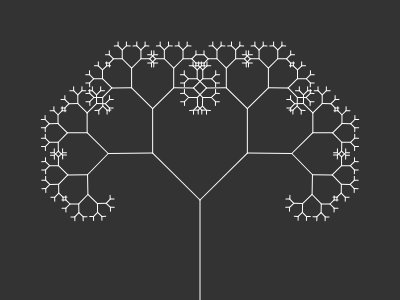
Frame 1 (no input)
Frame 60 (no input): identical to frame 1, image omitted
Frame 120 (the mouse pressed at the canvas centre since frame 60): identical to frame 1, image omitted

The p5.js sketch that drew this single still picture (run headless with seeded random() and noise() and a simulated clock; from frame 60 on, the mouse is pressed at the canvas centre):

// p5.js sketch
// ── sketch.js
function setup() {
  createCanvas(400, 300);
  slider = createSlider(0, HALF_PI, PI/4, 0.01);
}

function draw() {
  background(51);
  angle = slider.value();
  stroke(255);
  translate(width/2, height);
  branch(100);
}

function branch (len) {
  line(0, 0, 0, -len);
  translate(0, -len);
  var fraction = 2/3;
  if(len > 4) {
    push();
    rotate(angle);
    branch(len*fraction); 
    pop();
    push();
    rotate(-angle);
    branch(len*fraction);
    pop();
  }
  
}
// ── fractal-tree.js
function setup() {
  createCanvas(400, 300);
  slider = createSlider(0, HALF_PI, PI/4, 0.01);
}

function draw() {
  background(51);
  angle = slider.value();
  stroke(255);
  translate(width/2, height);
  branch(100);
}

function branch (len) {
  line(0, 0, 0, -len);
  translate(0, -len);
  var fraction = 2/3;
  if(len > 4) {
    push();
    rotate(angle);
    branch(len*fraction); 
    pop();
    push();
    rotate(-angle);
    branch(len*fraction);
    pop();
  }
  
}
